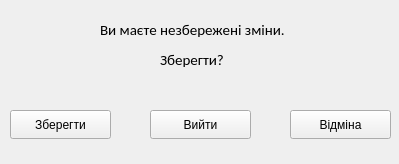
<?xml version="1.0" encoding="UTF-8"?>
<ui version="4.0">
 <class>SaveFormPOV</class>
 <widget class="QWidget" name="SaveFormPOV">
  <property name="geometry">
   <rect>
    <x>0</x>
    <y>0</y>
    <width>399</width>
    <height>164</height>
   </rect>
  </property>
  <property name="windowTitle">
   <string>Form</string>
  </property>
  <widget class="QPushButton" name="SaveButtonPOV">
   <property name="geometry">
    <rect>
     <x>10</x>
     <y>110</y>
     <width>101</width>
     <height>29</height>
    </rect>
   </property>
   <property name="cursor">
    <cursorShape>PointingHandCursor</cursorShape>
   </property>
   <property name="text">
    <string>Зберегти</string>
   </property>
  </widget>
  <widget class="QPushButton" name="NoSaveButtonPOV">
   <property name="geometry">
    <rect>
     <x>150</x>
     <y>110</y>
     <width>101</width>
     <height>29</height>
    </rect>
   </property>
   <property name="cursor">
    <cursorShape>PointingHandCursor</cursorShape>
   </property>
   <property name="text">
    <string>Вийти</string>
   </property>
  </widget>
  <widget class="QPushButton" name="CancelButtonPOV">
   <property name="geometry">
    <rect>
     <x>290</x>
     <y>110</y>
     <width>101</width>
     <height>29</height>
    </rect>
   </property>
   <property name="cursor">
    <cursorShape>PointingHandCursor</cursorShape>
   </property>
   <property name="text">
    <string>Відміна</string>
   </property>
  </widget>
  <widget class="QLabel" name="Text1POV">
   <property name="geometry">
    <rect>
     <x>100</x>
     <y>20</y>
     <width>231</width>
     <height>20</height>
    </rect>
   </property>
   <property name="font">
    <font>
     <family>Calibri</family>
     <pointsize>11</pointsize>
    </font>
   </property>
   <property name="text">
    <string>Ви маєте незбережені зміни.</string>
   </property>
  </widget>
  <widget class="QLabel" name="Text2POV">
   <property name="geometry">
    <rect>
     <x>160</x>
     <y>50</y>
     <width>81</width>
     <height>20</height>
    </rect>
   </property>
   <property name="font">
    <font>
     <family>Calibri</family>
     <pointsize>11</pointsize>
    </font>
   </property>
   <property name="text">
    <string>Зберегти?</string>
   </property>
  </widget>
 </widget>
 <resources/>
 <connections/>
</ui>
